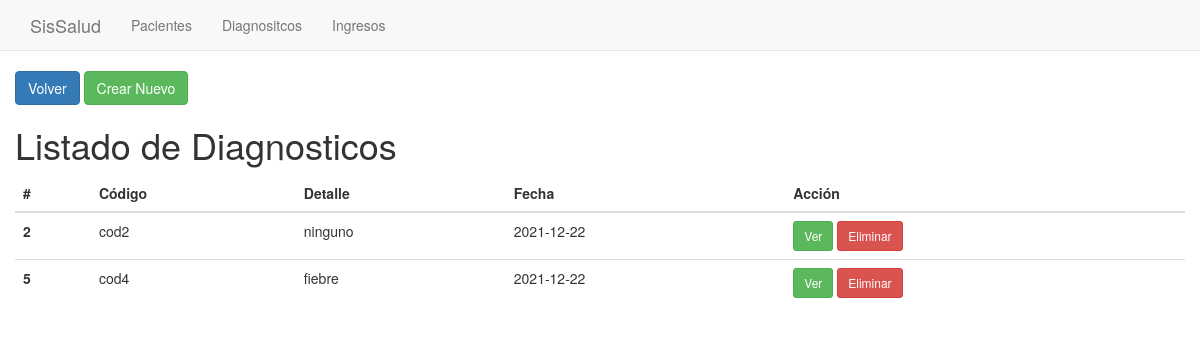
The page /views/listDiagnostico.php on the database its author committed.
### tables this page shows
CREATE TABLE `diagnosticos` (
  `id` int(11) NOT NULL,
  `codigo` varchar(255) NOT NULL,
  `detalle` text NOT NULL,
  `fecha_registro` date NOT NULL DEFAULT current_timestamp(),
  `estado_id` int(11) NOT NULL DEFAULT 1
);

### controllers/DiagnosticoController.php (called while the page is built, shortened)
<?php
include_once dirname(__FILE__).'./../models/Diagnostico.php';
class DiagnosticoController {
    public static function getAll(){
        $con = Conexion::iniciar();
        $diagnosticos = [];
        $res = $con->query("SELECT * FROM diagnosticos WHERE estado_id != 2");
        while($item = mysqli_fetch_assoc($res)) {
            $diagnosticos[] = new Diagnostico($item["id"], $item["codigo"], $item["detalle"], $item["fecha_registro"], $item["estado_id"]);
        }
        return $diagnosticos;
    }
}

### models/Diagnostico.php (called while the page is built, shortened)
<?php
class Diagnostico {
    private $id;
    private $codigo;
    private $detalle;
    private $fecha_registro;
    public function __construct($id, $codigo, $detalle, $fecha_registro, $estado_id) {
        $this -> id = $id;
        $this -> codigo = $codigo;
        $this -> detalle = $detalle;
        $this -> fecha_registro = $fecha_registro;
    }
    public function getId() {
        return $this -> id;
    }
    public function getCodigo() {
        return $this -> codigo;
    }
    public function getDetalle() {
        return $this -> detalle;
    }
    public function getFecha_registro() {
        return $this -> fecha_registro;
    }
}

### views/listDiagnostico.php (the view)
<?php
include_once dirname(__FILE__).'./../layouts/header.php';
include_once dirname(__FILE__).'./../controllers/DiagnosticoController.php';
$diagnosticos = DiagnosticoController::getAll();
?>
<a class="btn btn-primary" href="/sissalud">Volver</a>
<a class="btn btn-success" href="/sissalud/views/formDiagnostico.php">Crear Nuevo</a>
<h1 class="my-3">Listado de Diagnosticos</h1>
<table class="table">
  <thead>
    <tr>
      <th scope="col">#</th>
      <th scope="col">Código</th>
      <th scope="col">Detalle</th>
      <th scope="col">Fecha</th>
      <th scope="col">Acción</th>
    </tr>
  </thead>
  <tbody>
    <?php foreach ($diagnosticos as $diagnostico) { ?>
    <tr>
      <th scope="row"><?php echo $diagnostico->getId();?></th>
      <td><?php echo $diagnostico->getCodigo();?></td>
      <td><?php echo $diagnostico->getDetalle();?></td>
      <td><?php echo $diagnostico->getFecha_registro();?></td>
      <td><a class="btn btn-sm btn-success" href="editDiagnostico.php?id=<?php echo $diagnostico->getId();?>" >Ver</a>
      <a class="btn btn-sm btn-danger" href="changeEstateDiagnostico.php?id=<?php echo $diagnostico->getId();?>&state=2" onclick="return confirm('Está seguro que desea rechazar el Diagnostico')">Eliminar</a>
      </td>
    </tr>
    <?php } ?>
  </tbody>
</table>
<?php include_once 'C:\projects\xampp\htdocs\sissalud\layouts\footer.php' ?>

### rows shown on the page
diagnosticos: id "2", codigo "cod2", detalle "ninguno", fecha_registro "2021-12-22"
diagnosticos: id "5", codigo "cod4", detalle "fiebre", fecha_registro "2021-12-22"
